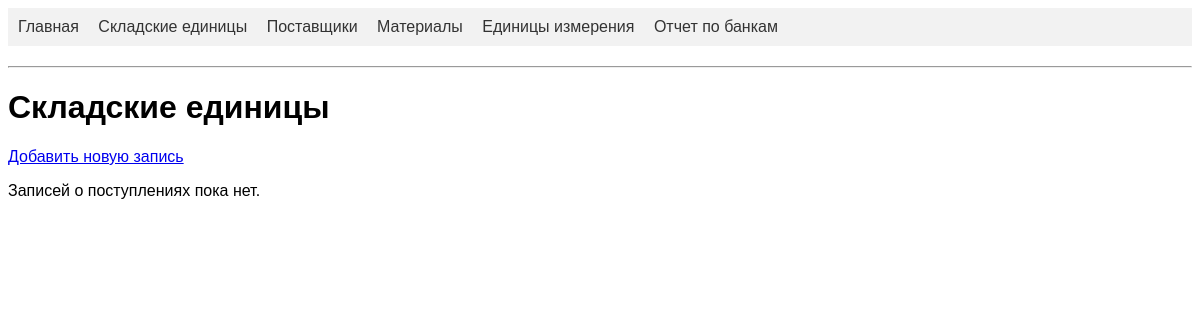
/storage_units, run on an earlier commit of the app's database.
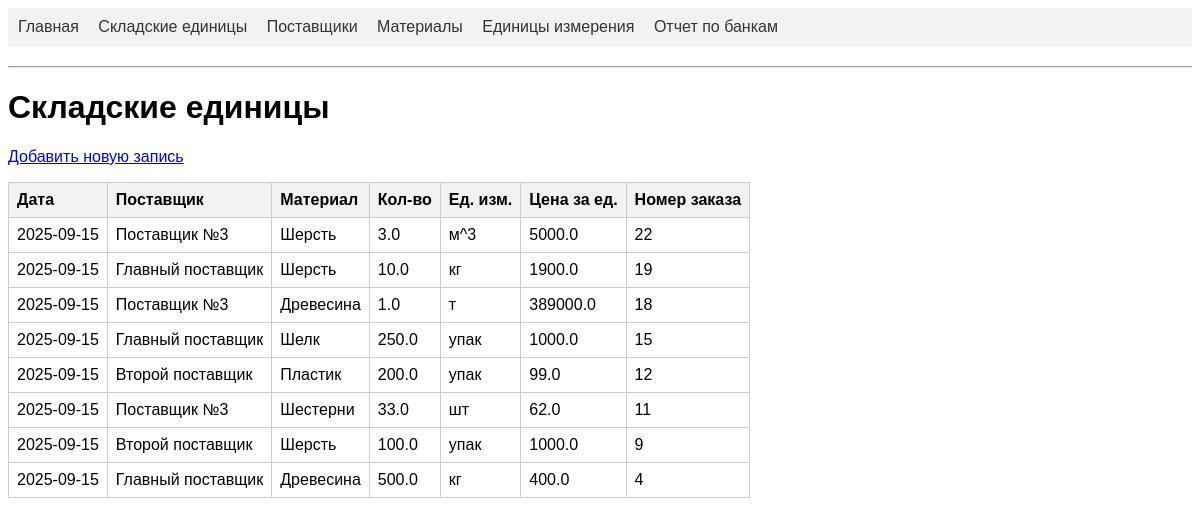
And on a later commit of the database.
### app/models.py (models this page shows, shortened)
class StorageUnit(db.Model):
    __tablename__ = 'storage_unit'
    id = db.Column(db.Integer, primary_key=True)
    order_number = db.Column(db.String(128), nullable=False)
    date = db.Column(db.DateTime(timezone=True), nullable=False, index=True, default=lambda: datetime.now(timezone.utc))
    balance_account = db.Column(db.String(64), nullable=False)
    accompanying_document_code = db.Column(db.String(64))
    accompanying_document_number = db.Column(db.String(128))
    material_account = db.Column(db.String(64), nullable=False)
    quantity_received = db.Column(db.Float, nullable=False)
    unit_price = db.Column(db.Float, nullable=False)
    supplier_id = db.Column(db.Integer, db.ForeignKey('supplier.id'), nullable=False)
    material_id = db.Column(db.Integer, db.ForeignKey('material.id'), nullable=False)
    unit_id = db.Column(db.Integer, db.ForeignKey('unit_of_measurement.id'), nullable=False)

class Supplier(db.Model):
    id = db.Column(db.Integer, primary_key=True)
    supplier_code = db.Column(db.String(64), index=True, unique=True, nullable=False)
    supplier_name = db.Column(db.String(128), nullable=False)
    tin = db.Column(db.String(12), unique=True, nullable=False)  # ИНН
    legal_postal_code = db.Column(db.String(10))
    legal_city = db.Column(db.String(128))
    legal_street = db.Column(db.String(256))
    legal_house = db.Column(db.String(32))
    bank_account_number = db.Column(db.String(64))
    bank_postal_code = db.Column(db.String(10))
    bank_city = db.Column(db.String(128))
    bank_street = db.Column(db.String(256))
    bank_house = db.Column(db.String(32))
    storage_units = db.relationship('StorageUnit', backref='supplier', lazy='dynamic')

class Material(db.Model):
    id = db.Column(db.Integer, primary_key=True)
    material_code = db.Column(db.String(64), index=True, unique=True, nullable=False)
    material_class_code = db.Column(db.String(64), nullable=False)
    material_group_code = db.Column(db.String(64), nullable=False)
    material_name = db.Column(db.String(128), nullable=False)
    storage_units = db.relationship('StorageUnit', backref='material', lazy='dynamic')

class UnitOfMeasurement(db.Model):
    __tablename__ = 'unit_of_measurement'
    id = db.Column(db.Integer, primary_key=True)
    unit_name = db.Column(db.String(64), unique=True, nullable=False)
    storage_units = db.relationship('StorageUnit', backref='unit', lazy='dynamic')

### app/routes.py (the view)
@main.route('/storage_units')
def storage_units():
    all_units = StorageUnit.query.order_by(StorageUnit.date.desc()).all()
    return render_template('storage_units.html', units=all_units, title='Складские единицы')

### app/templates/storage_units.html (shortened to what this page needs)
{% extends "base.html" %}
{% block content %}
    <h1>{{ title }}</h1>
    <p><a href="{{ url_for('main.add_storage_unit') }}">Добавить новую запись</a></p>
    {% if units %}
    <table style = "border: 1px">
        <thead>
            <tr>
                <th>Дата</th>
                <th>Поставщик</th>
                <th>Материал</th>
                <th>Кол-во</th>
                <th>Ед. изм.</th>
                <th>Цена за ед.</th>
                <th>Номер заказа</th>
            </tr>
        </thead>
        <tbody>
            {% for unit in units %}
            <tr>
                <td>{{ unit.date.strftime('%Y-%m-%d') }}</td>
                <td>{{ unit.supplier.supplier_name }}</td>
                <td>{{ unit.material.material_name }}</td>
                <td>{{ unit.quantity_received }}</td>
                <td>{{ unit.unit.unit_name }}</td>
                <td>{{ unit.unit_price }}</td>
                <td>{{ unit.order_number }}</td>
            </tr>
            {% endfor %}
        </tbody>
    </table>
    {% else %}
    <p>Записей о поступлениях пока нет.</p>
    {% endif %}
{% endblock %}

What changed in the data, as far as the page shows it:
added StorageUnit: date "2025-09-15", supplier.supplier_name "Поставщик №3", material.material_name "Шерсть", quantity_received "3.0", unit.unit_name "м^3", unit_price "5000.0", order_number "22"
added StorageUnit: date "2025-09-15", supplier.supplier_name "Главный поставщик", material.material_name "Шерсть", quantity_received "10.0", unit.unit_name "кг", unit_price "1900.0", order_number "19"
added StorageUnit: date "2025-09-15", supplier.supplier_name "Поставщик №3", material.material_name "Древесина", quantity_received "1.0", unit.unit_name "т", unit_price "389000.0", order_number "18"
added StorageUnit: date "2025-09-15", supplier.supplier_name "Главный поставщик", material.material_name "Шелк", quantity_received "250.0", unit.unit_name "упак", unit_price "1000.0", order_number "15"
added StorageUnit: date "2025-09-15", supplier.supplier_name "Второй поставщик", material.material_name "Пластик", quantity_received "200.0", unit.unit_name "упак", unit_price "99.0", order_number "12"
added StorageUnit: date "2025-09-15", supplier.supplier_name "Поставщик №3", material.material_name "Шестерни", quantity_received "33.0", unit.unit_name "шт", unit_price "62.0", order_number "11"
added StorageUnit: date "2025-09-15", supplier.supplier_name "Второй поставщик", material.material_name "Шерсть", quantity_received "100.0", unit.unit_name "упак", unit_price "1000.0", order_number "9"
added StorageUnit: date "2025-09-15", supplier.supplier_name "Главный поставщик", material.material_name "Древесина", quantity_received "500.0", unit.unit_name "кг", unit_price "400.0", order_number "4"
Also different on the page:
text no longer shown: "Записей о поступлениях пока нет."
text now shown: "Дата Поставщик Материал Кол-во Ед. изм. Цена за ед. Номер заказа"
